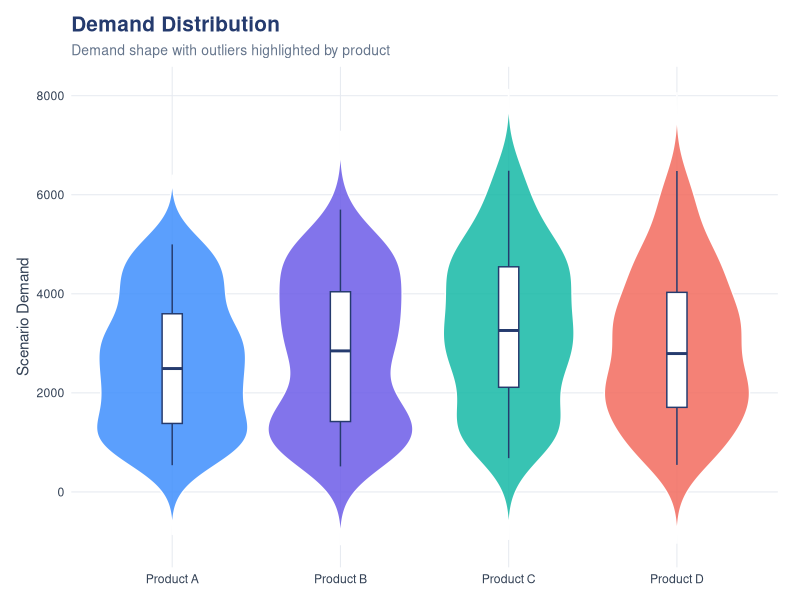
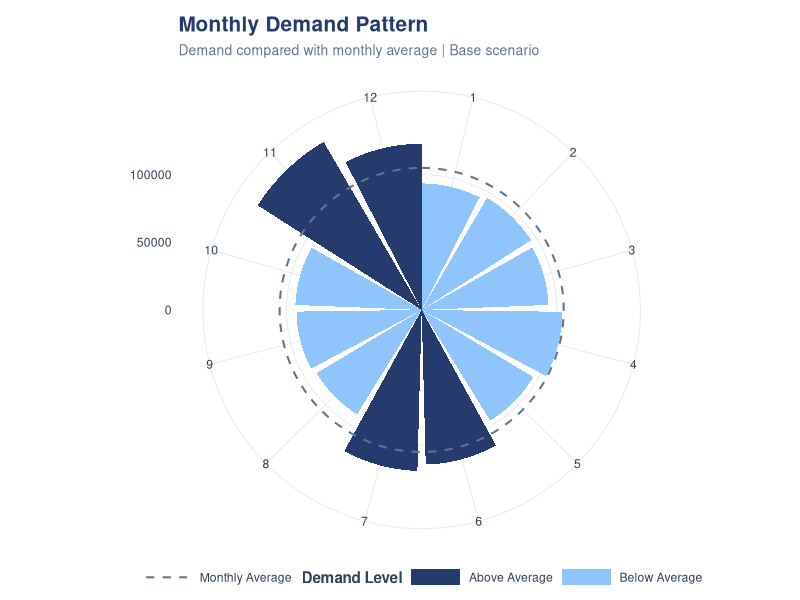
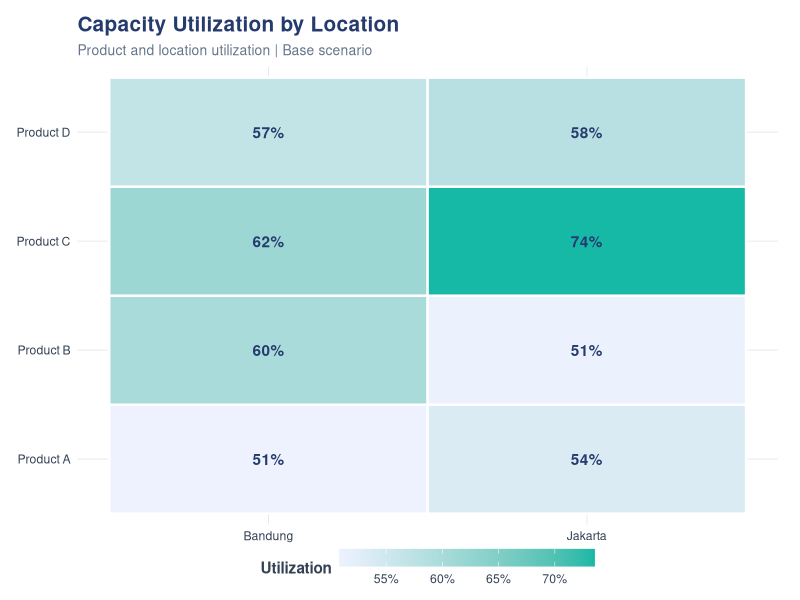
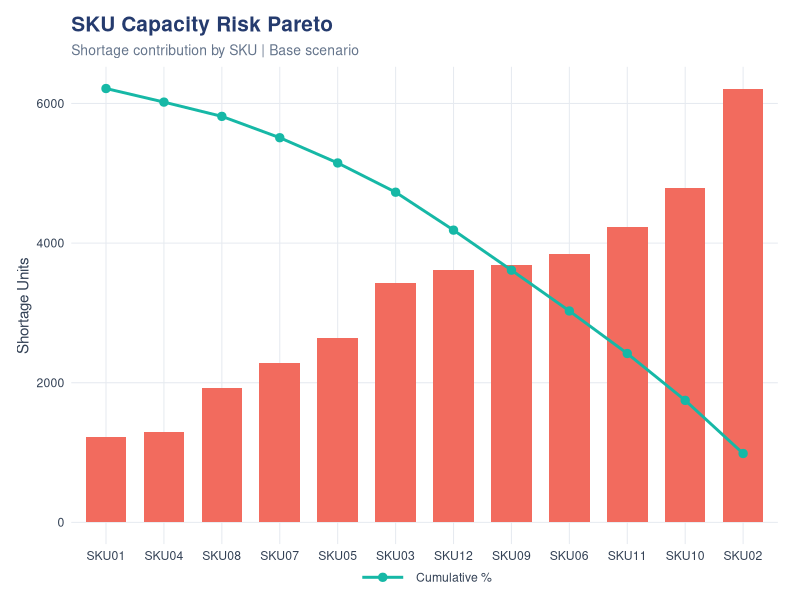
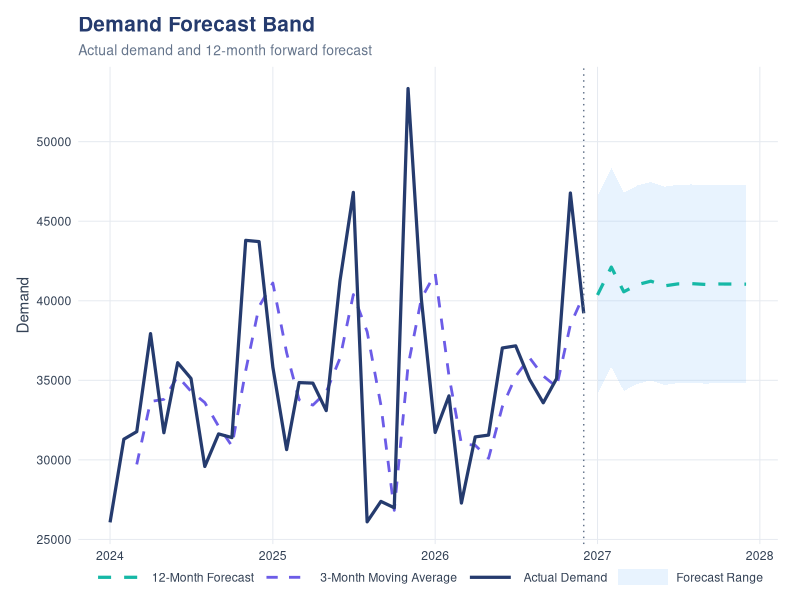

Here is the R script that generated these plots, in order:
#!/usr/bin/env Rscript

suppressPackageStartupMessages({
  library(dplyr)
  library(ggplot2)
  library(lubridate)
  library(readr)
  library(tidyr)
})

root <- normalizePath(getwd(), mustWork = TRUE)
dataset_dir <- file.path(root, "dataset")
output_dir <- file.path(root, "output")
dir.create(dataset_dir, recursive = TRUE, showWarnings = FALSE)
dir.create(output_dir, recursive = TRUE, showWarnings = FALSE)

set.seed(123)
dataset <- expand.grid(
  Tanggal = seq(as.Date("2024-01-01"), as.Date("2026-12-01"), by = "month"),
  SKU = paste0("SKU", sprintf("%02d", 1:12))
) |>
  as_tibble() |>
  mutate(
    Tahun = year(Tanggal), Bulan = month(Tanggal), NamaBulan = format(Tanggal, "%B"),
    Produk = rep(c("Product A", "Product B", "Product C", "Product D"), length.out = n()),
    Kategori = if_else(Produk %in% c("Product A", "Product B"), "Food", "Drink"),
    Rasa = sample(c("Chocolate", "Berry", "Vanilla", "Original"), n(), replace = TRUE),
    Ukuran = sample(c("Small", "Medium", "Large"), n(), replace = TRUE),
    Packing = sample(c("Box", "Bottle"), n(), replace = TRUE),
    Lokasi = sample(c("Jakarta", "Bandung"), n(), replace = TRUE),
    Permintaan = round(runif(n(), 500, 5000) * case_when(
      Bulan %in% c(11, 12) ~ 1.30,
      Bulan %in% c(6, 7) ~ 1.15,
      TRUE ~ 1
    )),
    Harga = sample(c(5000, 7500, 10000, 15000), n(), replace = TRUE),
    Kapasitas = sample(c(4000, 5000, 6000), n(), replace = TRUE)
  )

step1 <- dataset |>
  mutate(TahunBulan = as.Date(sprintf("%d-%02d-01", Tahun, Bulan)),
         DemandValue = Permintaan * Harga)

step2 <- step1 |>
  group_by(TahunBulan, Tahun, Bulan, NamaBulan, SKU, Produk,
           Kategori, Rasa, Ukuran, Packing, Lokasi) |>
  summarise(Demand = sum(Permintaan, na.rm = TRUE),
            DemandValue = sum(DemandValue, na.rm = TRUE),
            Capacity = mean(Kapasitas, na.rm = TRUE),
            Harga = mean(Harga, na.rm = TRUE), .groups = "drop")

scenarios <- tibble(
  Scenario = c("-30%", "-20%", "-10%", "Base", "+10%", "+20%", "+30%"),
  Growth = c(-0.30, -0.20, -0.10, 0.00, 0.10, 0.20, 0.30)
)

demand_final <- crossing(step2, scenarios) |>
  mutate(ScenarioDemand = Demand * (1 + Growth),
         ScenarioValue = ScenarioDemand * Harga,
         Utilization = ScenarioDemand / Capacity,
         CapacityGap = Capacity - ScenarioDemand,
         RevenueImpact = ScenarioValue - DemandValue) |>
  arrange(TahunBulan, SKU, Scenario)

write_csv(dataset, file.path(dataset_dir, "dataset.csv"), na = "")
write_csv(step1, file.path(dataset_dir, "step1_prepared.csv"), na = "")
write_csv(step2, file.path(dataset_dir, "step2_aggregated.csv"), na = "")
write_csv(demand_final, file.path(dataset_dir, "demand_final.csv"), na = "")
write_csv(scenarios, file.path(dataset_dir, "scenarios.csv"), na = "")

base <- demand_final |> filter(Scenario == "Base")


# Modern, cohesive palette: deep blue, violet, aqua, coral, gold and slate.
COLORS <- list(
  navy = "#253B6E", violet = "#6C5CE7", aqua = "#16B8A6", blue = "#3F8EFC",
  sky = "#8EC5FC", coral = "#F26B5E", gold = "#F2B134", plum = "#9B6DFF",
  slate = "#64748B", grid = "#E6EAF0", text = "#334155", white = "#FFFFFF"
)
PRODUCT_COLORS <- c("Product A" = "#3F8EFC", "Product B" = "#6C5CE7", "Product C" = "#16B8A6", "Product D" = "#F26B5E")
theme_project <- theme_minimal(base_size = 11) +
  theme(
    plot.background = element_rect(fill = COLORS$white, color = NA),
    panel.background = element_rect(fill = COLORS$white, color = NA),
    panel.grid.minor = element_blank(),
    panel.grid.major = element_line(color = COLORS$grid, linewidth = .35),
    axis.text = element_text(color = COLORS$text), axis.title = element_text(color = COLORS$text),
    plot.title = element_text(face = "bold", size = 15, color = COLORS$navy),
    plot.subtitle = element_text(size = 10, color = COLORS$slate), legend.position = "bottom",
    legend.key.width = unit(1.3, "cm"), legend.key.height = unit(.45, "cm"),
    legend.spacing.x = unit(.25, "cm"), legend.box.spacing = unit(4, "pt"),
    legend.margin = margin(0, 0, 0, 0),
    legend.title = element_text(face = "bold", color = COLORS$text),
    legend.text = element_text(color = COLORS$text),
    plot.margin = margin(12, 16, 10, 12)
  )
save_plot <- function(name, plot, width = 10, height = 6) {
  ggsave(file.path(output_dir, name), plot, width = width, height = height, dpi = 150, bg = COLORS$white)
}
monthly <- base |>
  group_by(TahunBulan) |>
  summarise(Demand = sum(ScenarioDemand), Capacity = sum(Capacity), .groups = "drop")



p1 <- ggplot(base, aes(Produk, ScenarioDemand, fill = Produk)) +
  geom_violin(color = COLORS$white, alpha = .85, trim = FALSE) +
  geom_boxplot(width = .12, fill = COLORS$white, color = COLORS$navy,
               outlier.shape = 21, outlier.fill = COLORS$gold,
               outlier.color = COLORS$navy, outlier.size = 2.4,
               outlier.stroke = .5) +
  scale_fill_manual(values = PRODUCT_COLORS, guide = "none") +
  labs(title = "Demand Distribution", subtitle = "Demand shape with outliers highlighted by product", x = NULL, y = "Scenario Demand") + theme_project
save_plot("01_demand_distribution_violin.png", p1)

seasonality <- base |> group_by(Bulan) |> summarise(Demand = sum(ScenarioDemand), .groups = "drop") |>
  mutate(AverageDemand = mean(Demand), DemandLevel = if_else(Demand >= AverageDemand, "Above Average", "Below Average"))
p2 <- ggplot(seasonality, aes(Bulan, Demand)) +
  geom_col(aes(fill = DemandLevel), width = .9) +
  geom_hline(aes(yintercept = AverageDemand, linetype = "Monthly Average"), color = COLORS$slate, linewidth = .7) +
  scale_fill_manual(values = c("Above Average" = COLORS$navy, "Below Average" = COLORS$sky), name = "Demand Level") +
  scale_linetype_manual(values = c("Monthly Average" = "dashed"), name = NULL) + coord_polar() + scale_x_continuous(breaks = 1:12) +
  labs(title = "Monthly Demand Pattern", subtitle = "Demand compared with monthly average | Base scenario", x = NULL, y = NULL) + theme_project
save_plot("02_monthly_demand_polar.png", p2)

utilization <- base |> group_by(Produk, Lokasi) |> summarise(Utilization = sum(ScenarioDemand) / sum(Capacity), .groups = "drop")
p3 <- ggplot(utilization, aes(Lokasi, Produk, fill = Utilization)) +
  geom_tile(color = COLORS$white, linewidth = .8) + geom_text(aes(label = paste0(round(Utilization * 100), "%")), color = COLORS$navy, fontface = "bold") +
  scale_fill_gradient(low = "#EEF2FF", high = COLORS$aqua, labels = scales::percent, name = "Utilization") +
  labs(title = "Capacity Utilization by Location", subtitle = "Product and location utilization | Base scenario", x = NULL, y = NULL) + theme_project
save_plot("03_capacity_utilization_heatmap.png", p3)

risk <- base |> group_by(SKU) |> summarise(Shortage = sum(pmax(-CapacityGap, 0)), .groups = "drop") |> arrange(desc(Shortage)) |> mutate(CumPct = if (sum(Shortage) > 0) cumsum(Shortage) / sum(Shortage) * 100 else rep(0, n()))
max_shortage <- max(risk$Shortage, 1)
p4 <- ggplot(risk, aes(reorder(SKU, Shortage), Shortage)) +
  geom_col(fill = COLORS$coral, width = .7) + geom_line(aes(y = CumPct / 100 * max_shortage, group = 1, color = "Cumulative %"), linewidth = 1) + geom_point(aes(y = CumPct / 100 * max_shortage, color = "Cumulative %"), size = 2.5) +
  scale_color_manual(values = c("Cumulative %" = COLORS$aqua), name = NULL) + labs(title = "SKU Capacity Risk Pareto", subtitle = "Shortage contribution by SKU | Base scenario", x = NULL, y = "Shortage Units") + theme_project
save_plot("04_sku_capacity_risk_pareto.png", p4)


# Recursive 3-month moving average, projected 12 months forward.
df <- monthly |> arrange(TahunBulan) |> mutate(Forecast = (Demand + lag(Demand) + lag(Demand, 2)) / 3)
future <- tibble(TahunBulan = seq(max(df$TahunBulan) %m+% months(1), max(df$TahunBulan) %m+% months(12), by = "month"), Forecast = NA_real_)
for (i in seq_len(nrow(future))) {
  values <- c(tail(df$Demand, 3), future$Forecast[seq_len(i - 1)])
  future$Forecast[i] <- mean(tail(values, 3), na.rm = TRUE)
}
sd_demand <- sd(df$Demand, na.rm = TRUE)
future <- future |> mutate(Upper = Forecast + sd_demand, Lower = Forecast - sd_demand)
forecast_plot <- ggplot() +
  geom_ribbon(data = future, aes(TahunBulan, ymin = Lower, ymax = Upper, fill = "Forecast Range"), alpha = .2) +
  geom_line(data = df |> filter(!is.na(Forecast)), aes(TahunBulan, Forecast, color = "3-Month Moving Average", linetype = "3-Month Moving Average"), linewidth = .95) +
  geom_line(data = df, aes(TahunBulan, Demand, color = "Actual Demand", linetype = "Actual Demand"), linewidth = 1.1) +
  geom_line(data = future, aes(TahunBulan, Forecast, color = "12-Month Forecast", linetype = "12-Month Forecast"), linewidth = 1.1) +
  geom_vline(xintercept = max(df$TahunBulan), linetype = "dotted", color = COLORS$slate) +
  scale_color_manual(values = c("Actual Demand" = COLORS$navy, "3-Month Moving Average" = COLORS$violet, "12-Month Forecast" = COLORS$aqua), name = NULL) +
  scale_linetype_manual(values = c("Actual Demand" = "solid", "3-Month Moving Average" = "dashed", "12-Month Forecast" = "dashed"), name = NULL) +
  scale_fill_manual(values = c("Forecast Range" = COLORS$sky), name = NULL) +
  labs(title = "Demand Forecast Band", subtitle = "Actual demand and 12-month forward forecast", x = NULL, y = "Demand") + theme_project
save_plot("05_demand_forecast_band.png", forecast_plot)

forecast_export <- bind_rows(df |> mutate(Lower = NA_real_, Upper = NA_real_, Type = "Historical"), future |> mutate(Demand = NA_real_, Type = "Forecast")) |> select(TahunBulan, Demand, Forecast, Lower, Upper, Type)
write_csv(forecast_export, file.path(dataset_dir, "demand_forecast.csv"), na = "")
cat("Generated", nrow(dataset), "dataset rows and", nrow(demand_final), "demand_final rows.\n")
cat("CSV directory:", dataset_dir, "\nPNG directory:", output_dir, "\n")
